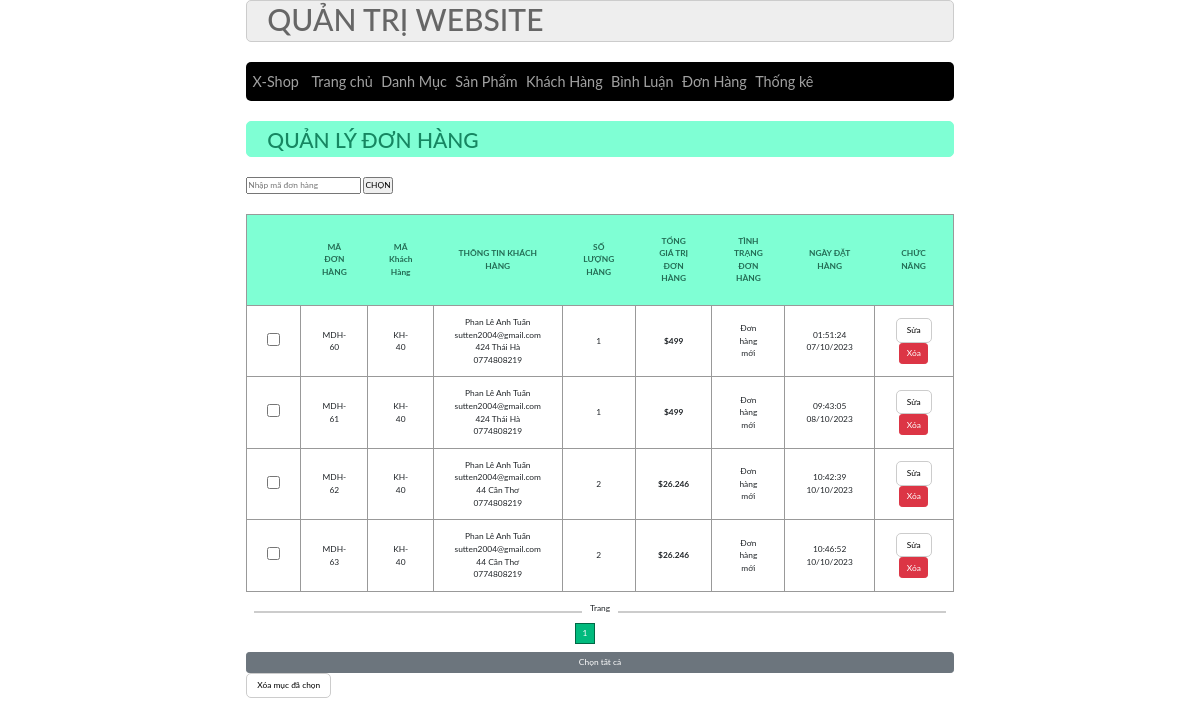
Screenshot of /admin/index.php?act=listbill&page=1 with the database file from the repository.
### tables this page shows
CREATE TABLE `bill` (
  `id` int NOT NULL,
  `iduser` int DEFAULT '0',
  `bill_name` varchar(255) NOT NULL,
  `bill_address` varchar(255) NOT NULL,
  `bill_tel` varchar(255) NOT NULL,
  `bill_email` varchar(255) NOT NULL,
  `bill_pttt` tinyint(1) NOT NULL DEFAULT '1' COMMENT '1.thanh toán trực tiêp, 2.Chuyển khoản, 3.Than toán online',
  `ngaydathang` varchar(50) NOT NULL,
  `total` int NOT NULL,
  `bill_status` tinyint(1) NOT NULL DEFAULT '0' COMMENT '0.Đơn hàng mới 1.Đang xử lý, 2.Đang giao hàng, 3.Giao hàng thành công',
  `receive_name` varchar(255) DEFAULT NULL,
  `receive_address` varchar(255) DEFAULT NULL,
  `receive_tel` varchar(255) DEFAULT NULL
);

### dao/pdo.php (called while the page is built, shortened)
<?php
function pdo_get_connection(){
    $dburl = "mysql:host=localhost;dbname=duanmaufall2023;charset=utf8";
    $username = 'root';
    $password = 'mysql';
    $conn = new PDO($dburl, $username, $password);
    $conn->setAttribute(PDO::ATTR_ERRMODE, PDO::ERRMODE_EXCEPTION);
    return $conn;
}
function pdo_query($sql){
    $sql_args = array_slice(func_get_args(), 1);
    try{
        $conn = pdo_get_connection();
        $stmt = $conn->prepare($sql);
        $stmt->execute($sql_args);
        $rows = $stmt->fetchAll();
        return $rows;
    }
    catch(PDOException $e){
        throw $e;
    }
    finally{
        unset($conn);
    }
}

### dao/cart.php (called while the page is built, shortened)
<?php
function loadall_cart_count($idbill)
{
    $sql = "select * from cart inner join bill on cart.idbill = bill.id where idbill=" . $idbill;
    $cart = pdo_query($sql);
    return count($cart);
}
function loadall_bill($keyw = "", $iduser = 0)
{
    $sql = "select * from bill where 1";
    $sql .= " order by id desc";
    $listbill = pdo_query($sql);
    return $listbill;
}
function get_ttdh($n)
{
    switch ($n) {
        case '0':
            $tt = 'Đơn hàng mới';
            break;
    }
    return $tt;
}
function getBill_limit($start, $limit)
{
    $sql = "select * from bill limit $start,$limit";
    $tk = pdo_query($sql);
    return $tk;
}
?>

### admin/bill/list.php (the view, shortened to what this page needs)
<?php
global $connect;
$list_bill = mysqli_query($connect, "SELECT * FROM bill");
$total = mysqli_num_rows($list_bill);
$limit = 10;
$total_page = ceil($total / $limit);
$cr_page = isset($_GET['page']) ? $_GET['page'] : 1;
$start = ($cr_page - 1) * $limit;
$listbill_limit = getBill_limit($start, $limit);
if (isset($_GET['page']) && !empty($_GET['page'])) {
    $listbill = $listbill_limit;
}
?>
<div class="row_main">
    <div class="row_main frontiltle mb">
        <h1>QUẢN LÝ ĐƠN HÀNG</h1>
    </div>
    <form action="index.php?act=delete_list_bill" method="post">
        <input type="text" name="keyw" placeholder="Nhập mã đơn hàng">
        <input type="submit" name="listcheck" value="CHỌN">
        <div class="row_main form_content">
            <div class="row_main mb10 form_dsloai">
                <table>
                    <tr>
                        <th></th>
                        <th>MÃ ĐƠN HÀNG</th>
                        <th>MÃ Khách Hàng</th>
                        <th>THÔNG TIN KHÁCH HÀNG</th>
                        <th>SỐ LƯỢNG HÀNG</th>
                        <th>TỔNG GIÁ TRỊ ĐƠN HÀNG</th>
                        <th>TÌNH TRẠNG ĐƠN HÀNG</th>
                        <th>NGÀY ĐẶT HÀNG</th>
                        <th>CHỨC NĂNG</th>
                    </tr>
                    <?php
                    foreach ($listbill as $bill) {
                        extract($bill);
                        $infor_kh = '
                                        ' . $bill["bill_name"] . '
                                    <br>' . $bill["bill_email"] . '
                                    <br>' . $bill["bill_address"] . '
                                    <br>' . $bill["bill_tel"];
                        $countsp = loadall_cart_count($bill['id']);
                        $ttdh = get_ttdh($bill['bill_status']);
                        $xoabill = "index.php?act=xoabill&id=" . $id;
                        echo '
                        <tr>
                            <td> <input type="checkbox" class="checkbox" name="check_del[]" value="' . $bill['id'] . '"></td>
                            <td>MDH-' . $bill['id'] . '</td>
                            <td>KH-' . $bill['iduser'] . '</td>
                            <td>' . $infor_kh . '</td>
                            <td>' . $countsp . '</td>
                            <td><strong>$' . number_format($bill['total'], 0, ',', '.') . '</strong></td>
                            <td>' . $ttdh . '</td>
                            <td>' . $bill['ngaydathang'] . '</td>
                            <td>
                                <a href=""><input type="button" value="Sửa"></a>
                                <a href="' . $xoabill . '" onclick="return confirm(`Bạn có chắc muốn xóa không?`)" class="btn btn-danger">Xóa</a>
                                </td>
                        </tr>
                        ';
                    }
                    ?>
                </table>
            </div>
            <div class="box">
                <div class="first_line"></div>
                <p>Trang</p>
                <div class="second_line"></div>
            </div>
            <div class="pag">
                <nav aria-label="Page navigation example" class="pag">
                    <ul class="pagination">
                        <?php for ($i = 1; $i <= $total_page; $i++): ?>
                            <li class="page-item <?php echo (($cr_page == $i) ? 'active' : '') ?>"><a class="page-link"
                                    href="index.php?act=listbill&page=<?= $i ?>">
                                    <?= $i ?>
                                </a></li>
                        <?php endfor; ?>
                    </ul>
                </nav>
            </div>
            <div class="row_main mb10">
                <div class="">
                    <label for="checkAll" class="btn btn-secondary chon" style="display:block;">Chọn tất cả</label>
                    <a href="index.php?act=delete_list_bill"><input type="submit" value="Xóa mục đã chọn"
                            name="delete"></a>
                </div>
            </div>
        </div>
    </form>
</div>

### css/style.css (style rules this page uses)
:root { --border-rds: 5px; }
* { box-sizing: border-box; font-family: "Lato", sans-serif; font-size: 0.7vw; }
.row_main { float: left; width: 100%; }
.mb { margin-bottom: 20px; }
.mb10 { margin-bottom: 10px; }
.nutnhan, .search_box input[type="submit"], .form_tai_khoan input[type="submit"], .form_tai_khoan input[type="reset"], .form_tai_khoan input[type="email"], .form_content input[type="email"], .form_content input[type="password"], .form_content input[type="submit"], .form_content input[type="reset"], .form_content input[type="file"], .form_content input[type="number"], .form_content input[type="button"] { padding: 5px 10px; border-radius: 5px; background-color: white !important; border: 1px solid #ccc; }
.frontiltle { background-color: aquamarine; border: 1px solid aquamarine; color: rgb(22, 134, 97); border-radius: var(--border-rds); padding: 0px 20px; justify-content: center; }
.frontiltle h1 { padding-top: 5px; }
.form_content { padding: 20px 0px; }
.cart table, .form_dsloai table { width: 100%; border-collapse: collapse; text-align: center; border: 1px solid #999; }
.cart table th, .form_dsloai table th { padding: 20px; background-color: aquamarine; color: rgb(36, 109, 85); }
.cart table td, .form_dsloai table td { padding: 10px 20px; border: 1px solid #999; }
.box { display: flex; align-items: center; justify-content: space-between; width: 100%; }
.first_line { border-bottom: #ccc solid 2px; width: 50%; margin: 0 8px; }
.second_line { border-bottom: #ccc solid 2px; width: 50%; margin: 0 8px; }
.pag { margin: 0 37% 0 37%; }
.page-link { color: #00ac5c; }
.active > .page-link, .page-link.active { z-index: 3; color: white !important; background-color: rgb(1, 186, 125) !important; border-color: rgb(0, 104, 69) !important; }

### css/loader.css (style rules this page uses)
* { padding: 0; margin: 0; box-sizing: border-box; }

### rows the page displays
bill: id "60", iduser "40", bill_name "Phan Lê Anh Tuấn", bill_email "sutten2004@gmail.com", bill_address "424 Thái Hà", bill_tel "0774808219", countsp "1", total "499", bill_status "Đơn hàng mới", ngaydathang "01:51:24 07/10/2023"
bill: id "61", iduser "40", bill_name "Phan Lê Anh Tuấn", bill_email "sutten2004@gmail.com", bill_address "424 Thái Hà", bill_tel "0774808219", countsp "1", total "499", bill_status "Đơn hàng mới", ngaydathang "09:43:05 08/10/2023"
bill: id "62", iduser "40", bill_name "Phan Lê Anh Tuấn", bill_email "sutten2004@gmail.com", bill_address "44 Cần Thơ", bill_tel "0774808219", countsp "2", total "26.246", bill_status "Đơn hàng mới", ngaydathang "10:42:39 10/10/2023"
bill: id "63", iduser "40", bill_name "Phan Lê Anh Tuấn", bill_email "sutten2004@gmail.com", bill_address "44 Cần Thơ", bill_tel "0774808219", countsp "2", total "26.246", bill_status "Đơn hàng mới", ngaydathang "10:46:52 10/10/2023"
